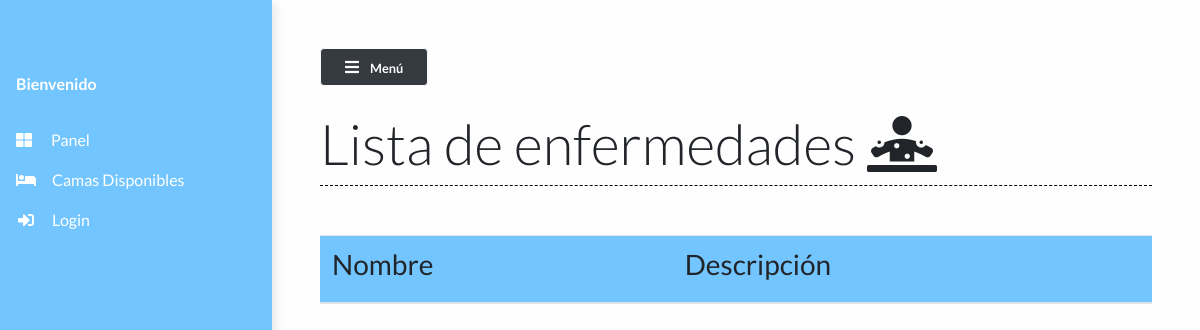
The app's page /enfm_list/, older data.
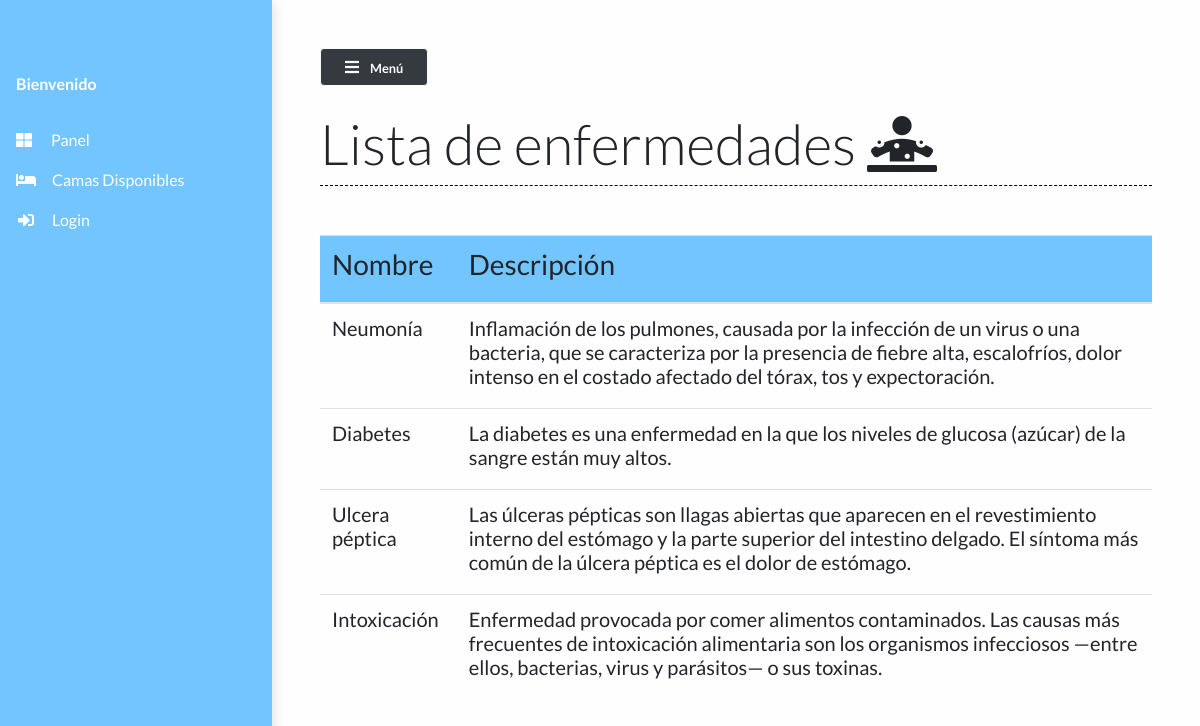
The same page, newer data.
### main/models.py (models this page shows, shortened)
class Enfermedad(models.Model):
    name = models.CharField(max_length=50)
    description=models.TextField()

### main/views.py (the view)
# urls.py: path("enfm_list/", views.enfm_list, name="enfm_list"),
def enfm_list(request):
    enfermedads = Enfermedad.objects.all()
    context = {'enfermedads':enfermedads}
    return render(request, 'main/enfm_list.html', context)

### main/templates/main/enfm_list.html
{% extends 'main/base.html' %}
{% load static %}
{% block contentTitle %}
Lista de enfermedades <i class="fas fa-diagnoses"></i>
{% endblock contentTitle %}
{% block content %}
<div class="table-responsive mt-3">
    <table class="table table-hover">
        <thead>
            <th>
                <h3>Nombre</h3>
            </th>
            <th>
                <h3>Descripción</h3>
            </th>
        </thead>
        <tbody>
            {% for enfermedad in enfermedads %}
            <tr class="mx-auto">
                <td scope="row">
                    <h5>{{ enfermedad.name}}</h5>
                </td>
                <td scope="row">
                    <h5>{{ enfermedad.description}}</h5>
                </td>
            </tr>
            {% endfor %}
        </tbody>
    </table>
</div>
{% endblock content %}

Row changes from the older to the newer data that the page shows:
added Enfermedad: name "Neumonía", description "Inflamación de los pulmones, causada por la infección de un virus o una bacteria, que se caracteriza por la presencia de fiebre alta, escalofríos, dolor intenso en el costado afectado del tórax, tos y expectoración."
added Enfermedad: name "Diabetes", description "La diabetes es una enfermedad en la que los niveles de glucosa (azúcar) de la sangre están muy altos."
added Enfermedad: name "Ulcera péptica", description "Las úlceras pépticas son llagas abiertas que aparecen en el revestimiento interno del estómago y la parte superior del intestino delgado. El síntoma más común de la úlcera péptica es el dolor de estómago."
added Enfermedad: name "Intoxicación", description "Enfermedad provocada por comer alimentos contaminados. Las causas más frecuentes de intoxicación alimentaria son los organismos infecciosos —entre ellos, bacterias, virus y parásitos— o sus toxinas."
